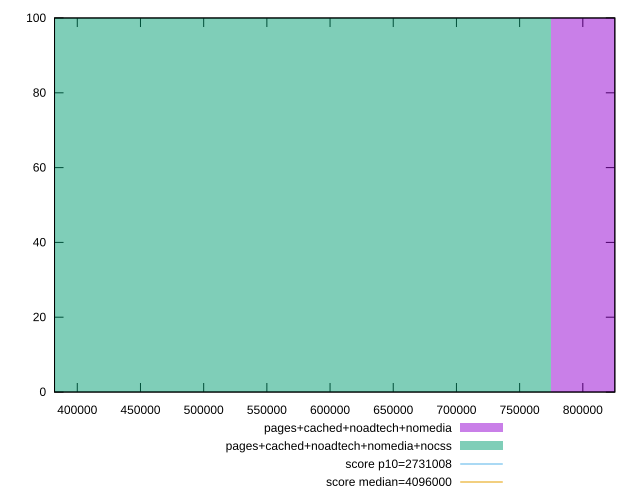

Source code (gnuplot):
reset

$pagesCachedNoadtechNomedia <<EOF
1033300.3295758755 100
EOF

$pagesCachedNoadtechNomediaNocss <<EOF
516650.16478793777 100
EOF

set key outside below
set boxwidth 516650.16478793777
set xrange [382000:825316]
set yrange [0:100]
set trange [0:100]
set style fill transparent solid 0.5 noborder

set parametric
set terminal svg size 640, 500 enhanced background rgb 'white'
set output "report_00018_2021-02-10T15-25-16.877Z/total-byte-weight/comparison/histogram/3_vs_4.svg"

plot $pagesCachedNoadtechNomedia title "pages+cached+noadtech+nomedia" with boxes, \
     $pagesCachedNoadtechNomediaNocss title "pages+cached+noadtech+nomedia+nocss" with boxes, \
     2731008,t title "score p10=2731008", \
     4096000,t title "score median=4096000"

reset
